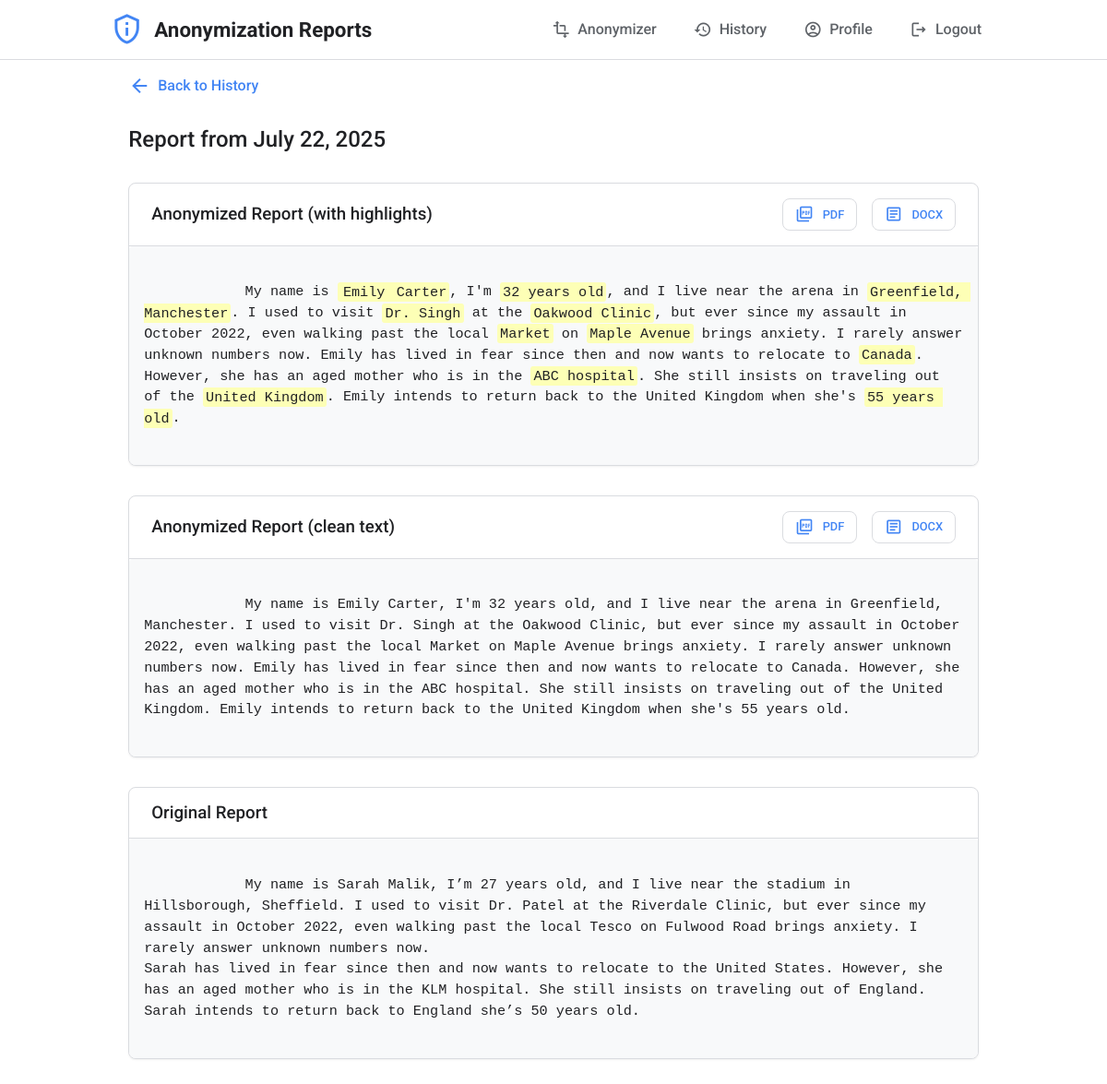
Screenshot of /history/3 (signed in) with the database file from the repository.
### app/models.py (models this page shows, shortened)
class ReportHistory(db.Model):
    id = db.Column(db.Integer, primary_key=True)
    original_text = db.Column(db.Text, nullable=False)
    anonymized_text_highlighted = db.Column(db.Text, nullable=False)
    anonymized_text_clean = db.Column(db.Text, nullable=False)
    timestamp = db.Column(db.DateTime, nullable=False, default=datetime.datetime.now(datetime.timezone.utc))
    user_id = db.Column(db.Integer, db.ForeignKey('user.id'), nullable=False)
    model_used = db.Column(db.String(50), nullable=False, server_default='unknown')
    anonymization_level = db.Column(db.String(50), nullable=False, server_default='unknown')

### app/main.py (the view)
@main.route('/history/<int:report_id>')
@login_required
def history_detail(report_id):
    report = ReportHistory.query.get_or_404(report_id)
    if report.user_id != current_user.id:
        abort(403)
    return render_template('history_detail.html', report=report)

### app/templates/history_detail.html (shortened to what this page needs)
{% extends "base.html" %}
{% block content %}
<div class="history-detail-container">
    <a href="{{ url_for('main.history') }}" class="back-link">
        <span class="material-icons-outlined">arrow_back</span> Back to History
    </a>
    <h2>Report from {{ report.timestamp.strftime('%B %d, %Y') }}</h2>
    <div class="card">
        <div class="card-header">
            <h3>Anonymized Report (with highlights)</h3>
            <div class="download-options">
                 <a href="{{ url_for('main.download_report', report_id=report.id, file_format='pdf', highlight='true') }}" class="btn btn-secondary">
                    <span class="material-icons-outlined">picture_as_pdf</span> PDF
                </a>
                 <a href="{{ url_for('main.download_report', report_id=report.id, file_format='docx', highlight='true') }}" class="btn btn-secondary">
                    <span class="material-icons-outlined">article</span> DOCX
                </a>
            </div>
        </div>
        <div class="card-body output-box">
            {{ report.anonymized_text_highlighted|safe }}
        </div>
    </div>
    <div class="card">
        <div class="card-header">
            <h3>Anonymized Report (clean text)</h3>
            <div class="download-options">
                 <a href="{{ url_for('main.download_report', report_id=report.id, file_format='pdf', highlight='false') }}" class="btn btn-secondary">
                    <span class="material-icons-outlined">picture_as_pdf</span> PDF
                </a>
                 <a href="{{ url_for('main.download_report', report_id=report.id, file_format='docx', highlight='false') }}" class="btn btn-secondary">
                    <span class="material-icons-outlined">article</span> DOCX
                </a>
            </div>
        </div>
        <div class="card-body output-box">
            {{ report.anonymized_text_clean }}
        </div>
    </div>
    <div class="card">
        <div class="card-header">
            <h3>Original Report</h3>
        </div>
        <div class="card-body output-box">
            {{ report.original_text }}
        </div>
    </div>
</div>
{% endblock %}

### app/static/css/style.css (style rules this page uses)
:root { --primary-color: #4285F4; --primary-hover: #5a95f5; --primary-active: #357ae8; --secondary-color: #f1f3f4; --secondary-hover: #e8eaed; --danger-color: #ea4335; --success-color: #34a853; --text-color: #202124; --subtle-text: #5f6368; --bg-color: #ffffff; --border-color: #dadce0; --card-bg: #ffffff; --marked-bg: #FDFFB6; --font-family: 'Roboto', sans-serif; --border-radius: 8px; --card-shadow: 0 1px 2px 0 rgba(60,64,67,.3), 0 2px 6px 2px rgba(60,64,67,.15); --container-width: 960px; }
* { box-sizing: border-box; margin: 0; padding: 0; }
body { font-family: var(--font-family); background-color: var(--bg-color); color: var(--text-color); line-height: 1.2; display: flex; flex-direction: column; min-height: 100vh; -webkit-font-smoothing: antialiased; -moz-osx-font-smoothing: grayscale; }
a { color: var(--primary-color); text-decoration: none; transition: color 0.2s ease-in-out; }
h1, h2, h3, h4 { font-weight: 500; line-height: 1.2; }
.btn { display: inline-flex; align-items: center; justify-content: center; gap: 0.6rem; font-family: var(--font-family); font-weight: 500; border: 1px solid transparent; border-radius: var(--border-radius); padding: 0.6rem 1.2rem; font-size: 0.9rem; cursor: pointer; text-decoration: none; transition: background-color 0.2s, box-shadow 0.2s, border-color 0.2s; -webkit-font-smoothing: antialiased; }
.btn .material-icons-outlined, .main-header nav a .material-icons-outlined { font-size: 1.25rem; line-height: 1; }
.btn-secondary { background-color: var(--bg-color); color: var(--primary-color); border-color: var(--border-color); }
.card { background-color: var(--card-bg); border: 1px solid var(--border-color); border-radius: var(--border-radius); margin-bottom: 2rem; overflow: hidden; box-shadow: 0 1px 2px 0 rgba(60,64,67,.08); }
.card-header { padding: 1rem 1.5rem; border-bottom: 1px solid var(--border-color); display: flex; justify-content: space-between; align-items: center; }
.card-header h3 { margin: 0; }
.card-body { padding: 1.5rem; }
.output-box { background-color: #f8f9fa; min-height: 200px; max-height: 500px; overflow-y: auto; white-space: pre-wrap; word-wrap: break-word; font-family: 'Courier New', Courier, monospace; font-size: 0.95rem; line-height: 1.5; padding: 1rem; border-radius: 4px; }
.output-box mark { background-color: var(--marked-bg); color: var(--text-color); border-radius: 3px; padding: 0.1em 0.2em; }
.download-options { display: flex; gap: 1rem; }
.back-link { display: inline-flex; align-items: center; gap: 0.5rem; margin-bottom: 2rem; font-weight: 500; }
.history-detail-container h2 { margin-bottom: 2rem; }
.history-detail-container .card-header .download-options a { font-size: 0.8rem; padding: 0.4rem 0.8rem; }

### rows the page displays
ReportHistory: timestamp "July 22, 2025", anonymized_text_highlighted "My name is Emily Carter , I'm 32 years old , and I live near the arena in Greenfield, Manchester . I used to visit Dr. Singh at the Oakwood Clinic , but ever since my assault in October 2022, even walking past the local Market on Maple Avenue brings anxiety. I rarely answer unknown numbers now. Emily has lived in fear since then and now wants to relocate to Canada . However, she has an aged mother who is in the ABC hospital . She still insists on traveling out of the United Kingdom . Emily intends to return back to the United Kingdom when she's 55 years old .", anonymized_text_clean "My name is Emily Carter, I'm 32 years old, and I live near the arena in Greenfield, Manchester. I used to visit Dr. Singh at the Oakwood Clinic, but ever since my assault in October 2022, even walking past the local Market on Maple Avenue brings anxiety. I rarely answer unknown numbers now. Emily has lived in fear since then and now wants to relocate to Canada. However, she has an aged mother who is in the ABC hospital. She still insists on traveling out of the United Kingdom. Emily intends to return back to the United Kingdom when she's 55 years old.", original_text "My name is Sarah Malik, I’m 27 years old, and I live near the stadium in Hillsborough, Sheffield. I used to visit Dr. Patel at the Riverdale Clinic, but ever since my assault in October 2022, even walking past the local Tesco on Fulwood Road brings anxiety. I rarely answer unknown numbers now. Sarah has lived in fear since then and now wants to relocate to the United States. However, she has an aged mother who is in the KLM hospital. She still insists on traveling out of England. Sarah intends to return back to England she’s 50 years old."
